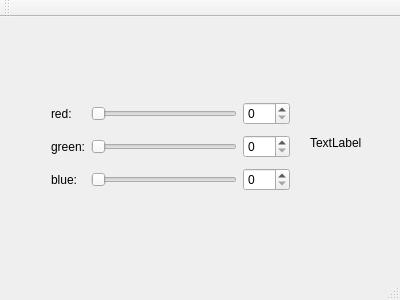
<?xml version="1.0" encoding="UTF-8"?>
<ui version="4.0">
 <class>MainWindow</class>
 <widget class="QMainWindow" name="MainWindow">
  <property name="geometry">
   <rect>
    <x>0</x>
    <y>0</y>
    <width>400</width>
    <height>300</height>
   </rect>
  </property>
  <property name="windowTitle">
   <string>MainWindow</string>
  </property>
  <widget class="QWidget" name="centralWidget">
   <widget class="QWidget" name="gridLayoutWidget">
    <property name="geometry">
     <rect>
      <x>40</x>
      <y>70</y>
      <width>261</width>
      <height>121</height>
     </rect>
    </property>
    <layout class="QGridLayout" name="gridLayout">
     <item row="1" column="1">
      <widget class="QSlider" name="horizontalSliderRed">
       <property name="orientation">
        <enum>Qt::Horizontal</enum>
       </property>
      </widget>
     </item>
     <item row="3" column="0">
      <widget class="QLabel" name="labelBlue">
       <property name="text">
        <string>blue:</string>
       </property>
      </widget>
     </item>
     <item row="1" column="0">
      <widget class="QLabel" name="labelRed">
       <property name="text">
        <string>red:</string>
       </property>
      </widget>
     </item>
     <item row="3" column="1">
      <widget class="QSlider" name="horizontalSliderBlue">
       <property name="orientation">
        <enum>Qt::Horizontal</enum>
       </property>
      </widget>
     </item>
     <item row="2" column="0">
      <widget class="QLabel" name="labelGreen">
       <property name="text">
        <string>green:</string>
       </property>
      </widget>
     </item>
     <item row="2" column="1">
      <widget class="QSlider" name="horizontalSliderGreen">
       <property name="orientation">
        <enum>Qt::Horizontal</enum>
       </property>
      </widget>
     </item>
     <item row="1" column="2">
      <widget class="QSpinBox" name="spinBoxRed">
       <property name="maximum">
        <number>999</number>
       </property>
      </widget>
     </item>
     <item row="2" column="2">
      <widget class="QSpinBox" name="spinBoxGreen">
       <property name="maximum">
        <number>999</number>
       </property>
      </widget>
     </item>
     <item row="3" column="2">
      <widget class="QSpinBox" name="spinBoxBlue">
       <property name="maximum">
        <number>999</number>
       </property>
       <property name="displayIntegerBase">
        <number>10</number>
       </property>
      </widget>
     </item>
    </layout>
   </widget>
   <widget class="QLabel" name="colorLabel">
    <property name="geometry">
     <rect>
      <x>310</x>
      <y>100</y>
      <width>62</width>
      <height>51</height>
     </rect>
    </property>
    <property name="text">
     <string>TextLabel</string>
    </property>
   </widget>
  </widget>
  <widget class="QMenuBar" name="menuBar">
   <property name="geometry">
    <rect>
     <x>0</x>
     <y>0</y>
     <width>400</width>
     <height>18</height>
    </rect>
   </property>
  </widget>
  <widget class="QToolBar" name="mainToolBar">
   <attribute name="toolBarArea">
    <enum>TopToolBarArea</enum>
   </attribute>
   <attribute name="toolBarBreak">
    <bool>false</bool>
   </attribute>
  </widget>
  <widget class="QStatusBar" name="statusBar"/>
 </widget>
 <layoutdefault spacing="6" margin="11"/>
 <resources/>
 <connections>
  <connection>
   <sender>spinBoxRed</sender>
   <signal>valueChanged(int)</signal>
   <receiver>horizontalSliderRed</receiver>
   <slot>setValue(int)</slot>
   <hints>
    <hint type="sourcelabel">
     <x>276</x>
     <y>125</y>
    </hint>
    <hint type="destinationlabel">
     <x>210</x>
     <y>125</y>
    </hint>
   </hints>
  </connection>
  <connection>
   <sender>spinBoxGreen</sender>
   <signal>valueChanged(int)</signal>
   <receiver>horizontalSliderGreen</receiver>
   <slot>setValue(int)</slot>
   <hints>
    <hint type="sourcelabel">
     <x>274</x>
     <y>160</y>
    </hint>
    <hint type="destinationlabel">
     <x>220</x>
     <y>157</y>
    </hint>
   </hints>
  </connection>
  <connection>
   <sender>spinBoxBlue</sender>
   <signal>valueChanged(int)</signal>
   <receiver>horizontalSliderBlue</receiver>
   <slot>setValue(int)</slot>
   <hints>
    <hint type="sourcelabel">
     <x>277</x>
     <y>199</y>
    </hint>
    <hint type="destinationlabel">
     <x>231</x>
     <y>199</y>
    </hint>
   </hints>
  </connection>
  <connection>
   <sender>horizontalSliderRed</sender>
   <signal>valueChanged(int)</signal>
   <receiver>spinBoxRed</receiver>
   <slot>setValue(int)</slot>
   <hints>
    <hint type="sourcelabel">
     <x>153</x>
     <y>121</y>
    </hint>
    <hint type="destinationlabel">
     <x>286</x>
     <y>118</y>
    </hint>
   </hints>
  </connection>
  <connection>
   <sender>horizontalSliderGreen</sender>
   <signal>valueChanged(int)</signal>
   <receiver>spinBoxGreen</receiver>
   <slot>setValue(int)</slot>
   <hints>
    <hint type="sourcelabel">
     <x>166</x>
     <y>161</y>
    </hint>
    <hint type="destinationlabel">
     <x>280</x>
     <y>168</y>
    </hint>
   </hints>
  </connection>
  <connection>
   <sender>horizontalSliderBlue</sender>
   <signal>valueChanged(int)</signal>
   <receiver>spinBoxBlue</receiver>
   <slot>setValue(int)</slot>
   <hints>
    <hint type="sourcelabel">
     <x>147</x>
     <y>198</y>
    </hint>
    <hint type="destinationlabel">
     <x>276</x>
     <y>202</y>
    </hint>
   </hints>
  </connection>
 </connections>
</ui>
